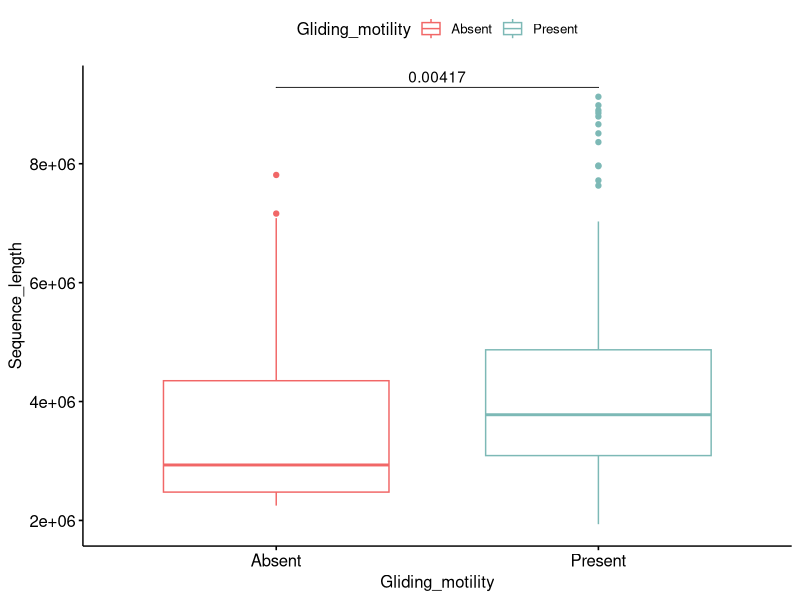
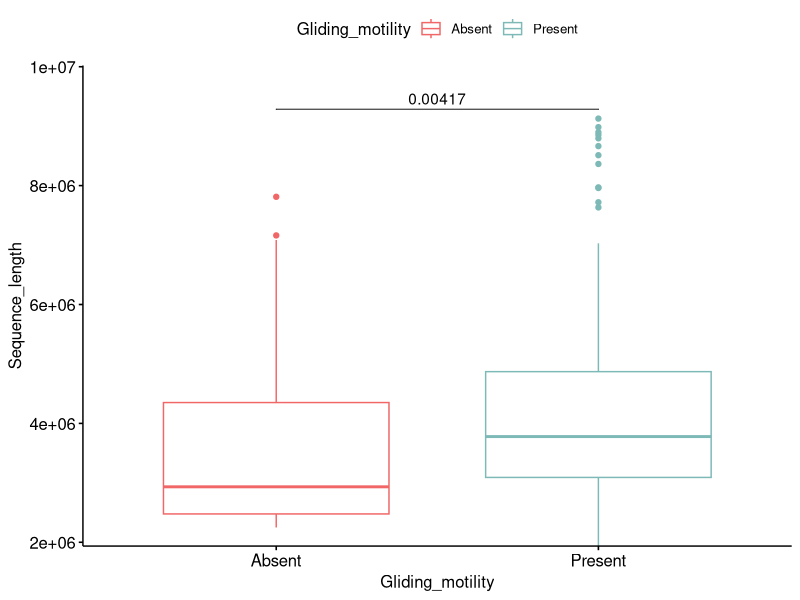
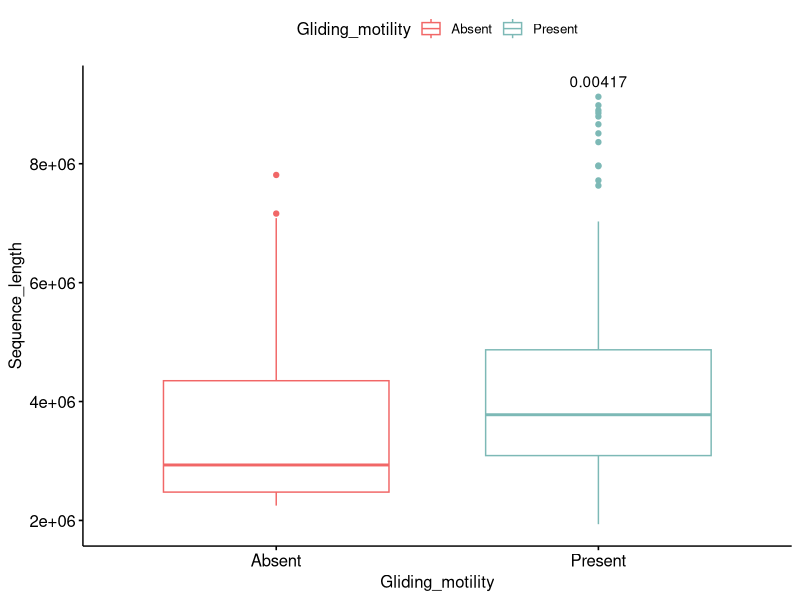
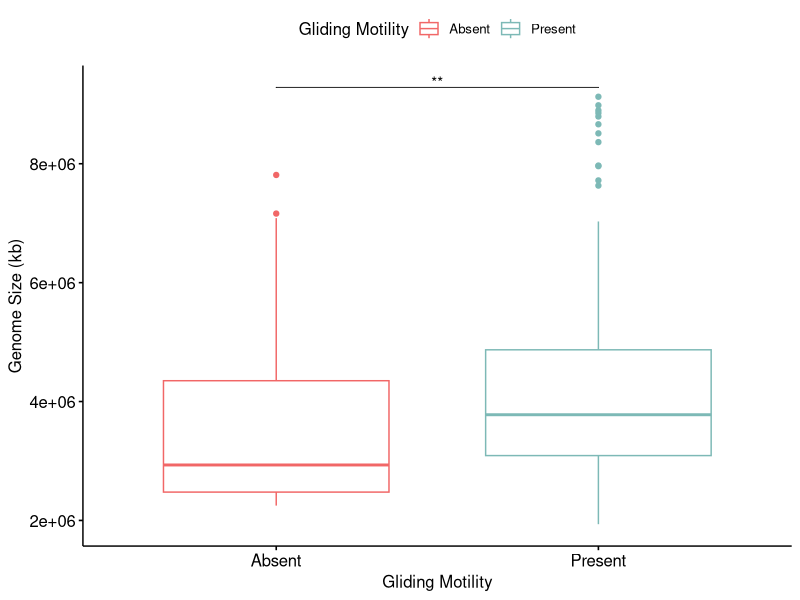

Source code (R) for these figures, in order:
#library
library(dplyr)
library(ggplot2)
library(readr)
#library(ggsignif)
#library(dplyr)
library(ggpubr)
library(rstatix)
#reading the dataset
Bacteroidetes_402_sequence_length_CTD_statistics <- read_delim("Bacteroidetes_402_sequence_length_CTD_statistics.txt", 
                                                               delim = "\t", escape_double = FALSE, 
                                                               trim_ws = TRUE)

#Creation of a dataset for boxplot

data_boxplot <- Bacteroidetes_402_sequence_length_CTD_statistics[c('Sequence-length','motility')]

#Renaming columns and values

data_boxplot <- plyr::rename(data_boxplot,c('motility'='Gliding_motility'))
data_boxplot <- plyr::rename(data_boxplot,c('Sequence-length'='Sequence_length'))
data_boxplot$Gliding_motility[data_boxplot$Gliding_motility == 1] <- 'Present'
data_boxplot$Gliding_motility[data_boxplot$Gliding_motility == 0] <- 'Absent'
data_boxplot$Gliding_motility <- factor(data_boxplot$Gliding_motility, levels = c("Absent","Present"))

#---------------------------------------------------------


#statistical test (independent t-test)
stat.test <- data_boxplot %>%
  t_test(Sequence_length ~ Gliding_motility) %>%
  adjust_pvalue(method = "bonferroni") %>%
  add_significance("p.adj")
stat.test


# Create a box plot
bxp <- ggboxplot(
  data_boxplot, x = "Gliding_motility", y = "Sequence_length", 
  color = "Gliding_motility", palette = c("#F16767","#7DB9B6")
)

# Add p-values onto the box plots
stat.test <- stat.test %>%
  add_xy_position(x = "Gliding_motility", dodge = 0.8)
bxp + stat_pvalue_manual(
  stat.test,  label = "p", tip.length = 0
)

# Add 10% spaces between the p-value labels and the plot border
bxp + stat_pvalue_manual(
  stat.test,  label = "p", tip.length = 0
) +
  scale_y_continuous(expand = expansion(mult = c(0, 0.1)))

# Use adjusted p-values as labels
# Remove brackets
bxp + stat_pvalue_manual(
  stat.test,  label = "p.adj", tip.length = 0,
  remove.bracket = TRUE
)

# Show adjusted p-values and significance levels
# Hide ns (non-significant)
bxp + stat_pvalue_manual(
  stat.test,  label = "{p.adj.signif}",#"{p.adj}{p.adj.signif}", 
  tip.length = 0, hide.ns = TRUE
) + labs(color='Gliding Motility',x='Gliding Motility',y='Genome Size (kb)')

